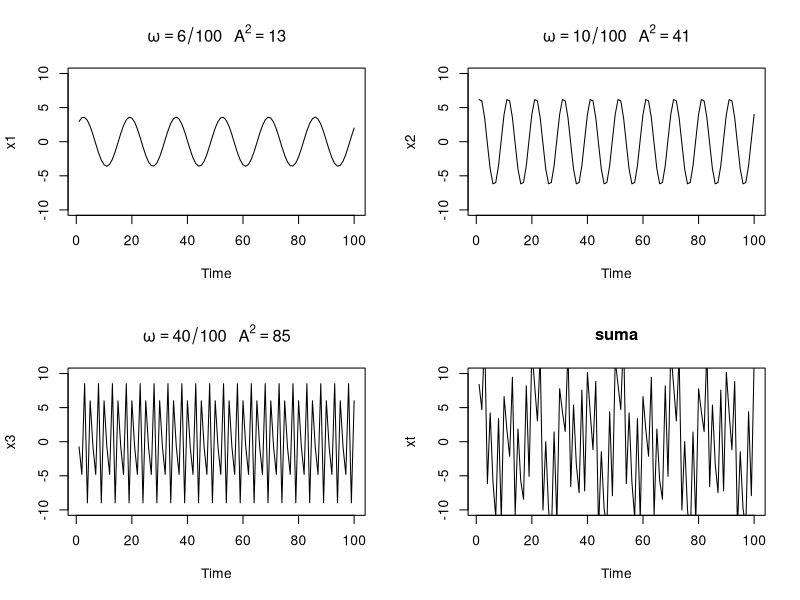
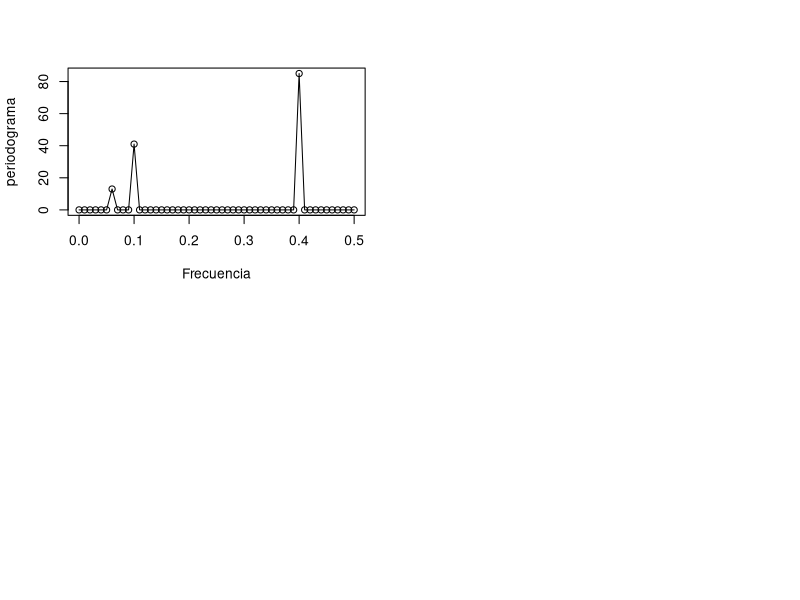
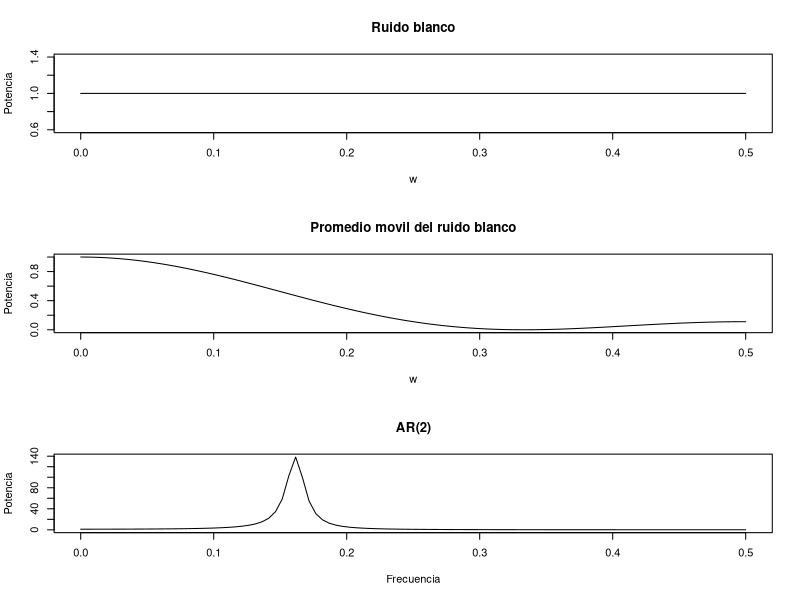
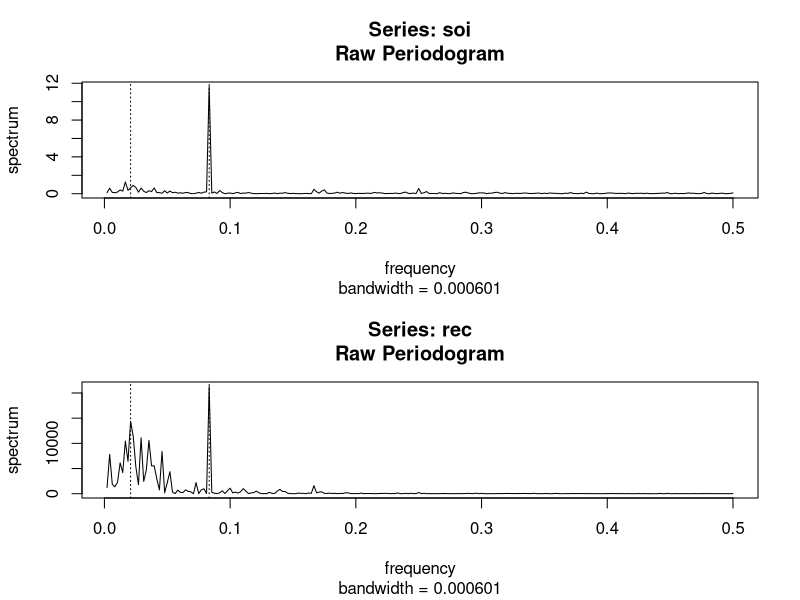

These charts were generated, in order, by the following R code: (Note: this script raises an error after producing the figures.)
## ---- chunk 1
x1=2*cos(2*pi*1:100*6/100)+3*sin(2*pi*1:100*6/100) 
x2=4*cos(2*pi*1:100*10/100)+5*sin(2*pi*1:100*10/100)
x3=6*cos(2*pi*1:100*40/100)+7*sin(2*pi*1:100*40/100)
xt=x1+x2+x3   
par(mfrow=c(2,2))   
plot.ts(x1, ylim=c(-10,10),
        main=expression(omega==6/100~~~A^2==13))
plot.ts(x2, ylim=c(-10,10),
        main=expression(omega==10/100~~~A^2==41))
plot.ts(x3, ylim=c(-10,10),
        main=expression(omega==40/100~~~A^2==85))
plot.ts(xt, ylim=c(-10,10), main="suma")
## ---- chunk 2
P=abs(2*fft(xt)/100)^2
f=0:50/100
plot(f,P[1:51], type="o", xlab="Frecuencia", ylab="periodograma") 
## ---- chunk 3
n=100
sigma2=1
w=seq(0,0.5,length=n)
# Calculo de las densidades espectrales
fw=numeric(n)
fv=numeric(n)
fx=numeric(n)
for (i in 1:n){
  fw[i]=sigma2
  fv[i]=(sigma2/9)*(3+4*cos(2*pi*w[i])+2*cos(4*pi*w[i]))
  fx[i]=sigma2/(2.81-3.80*cos(2*pi*w[i])+1.80*cos(4*pi*w[i]))
}
# Graficos
par(mfrow=c(3,1))
plot(w,fw,type="l", main="Ruido blanco", ylab="Potencia")
plot(w,fv,type="l", main="Promedio movil del ruido blanco", ylab="Potencia")
plot(w,fx,type="l", main="AR(2)", ylab="Potencia", xlab="Frecuencia")
## ---- chunk 4
soi=scan('data/soi.txt')
rec=scan('data/recruit.txt')
par(mfrow=c(2,1)) 
soi.per=spec.pgram(soi,taper=0,log='no')
abline(v=1/12,lty='dotted') 
abline(v=1/48,lty='dotted') 
rec.per=spec.pgram(rec,taper=0,log='no') 
abline(v=1/12,lty='dotted') 
abline(v=1/48,lty='dotted')
## ---- chunk 5
li=qchisq(0.975,2) 
ls=qchisq(0.025,2) 
2*soi.per$spec[10]/li
2*soi.per$spec[10]/ls
2*soi.per$spec[40]/li 
2*soi.per$spec[40]/ls
## ---- chunk 6
knitr::include_graphics("images/ejemplo4p10.png")
## ---- chunk 7
SP=matrix(scan("data/station14401.txt"), byrow=TRUE, ncol=2)
m<-matrix(c(1,1:3),2,2,byrow=TRUE)
layout(m)
plot(SP[,1]/0.78,SP[,2],type="l", xlab="Tiempo (seg)",ylab="Alturas (m)", main="Altura de olas, Estacion 431, St. Petersburg, FL")
I1=spectrum(SP[,2],spans=3,log="no", main="Periodograma suavizado estacion 144")
I2=spectrum(SP[,2],log="no", main="Periodograma estacion 144")
## ---- chunk 8
x=matrix(scan("data/eq5exp6.txt"),ncol=2)
eqP=x[1:1024,1]; eqS=x[1025:2048,1]
exP=x[1:1024,2]; exS=x[1025:2048,2]
par(mfrow=c(2,2))
eqPs=spectrum(eqP, main="Espectro del sismo (fase P)", log="no", xlim=c(0,0.25), ylim=c(0,0.04))
eqSs=spectrum(eqS, main="Espectro del sismo (fase S)", log="no", xlim=c(0,0.25), ylim=c(0,0.4))
exPs=spectrum(exP, main="Espectro de explosiones (fase P)", log="no", xlim=c(0,0.25), ylim=c(0,0.04))
exSs=spectrum(exS, main="Espectro de explosiones (fase S)", log="no", xlim=c(0,0.25), ylim=c(0,0.4))
